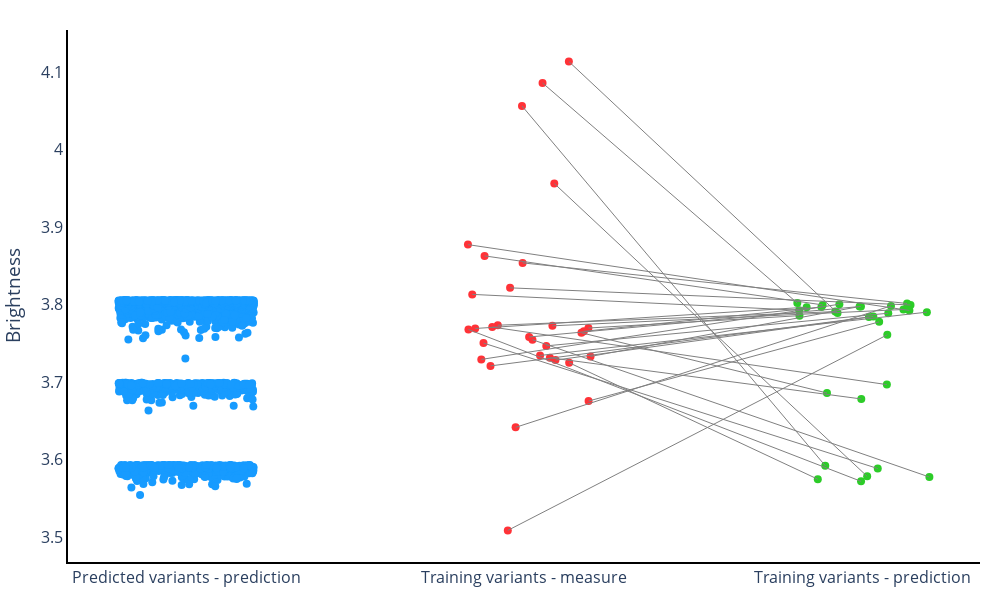

Here is the notebook cell this chart was saved with:
### Code cell
import pandas as pd
import plotly.graph_objects as go
import numpy as np

# Example DataFrame creation
df = merged

# Create a jitter function
def jitter(n, width=0.2):
    return np.random.uniform(-width, width, size=n)

# Filter rows where 'medianBrightness' is available
df_with_brightness = df.dropna(subset=['medianBrightness'])

# Create x-coordinates for the points with jitter
x_fitness_only_jitter = [1 + j for j in jitter(len(df[df['medianBrightness'].isna()]))]
x_median_brightness_jitter = [2 + j for j in jitter(len(df_with_brightness))]
x_fitness_with_brightness_jitter = [3 + j for j in jitter(len(df_with_brightness))]

# Create a Plotly graph object figure
fig = go.Figure()

# Define x-axis positions (columns) for each group
x_positions = [1, 2, 3]
x_labels = ['Predicted variants - prediction', 'Training variants - measure' , 'Training variants - prediction']

# Add Fitness values where 'medianBrightness' is not available (in blue)
for i, (x, fitness, mutation) in enumerate(zip(x_fitness_only_jitter, df[df['medianBrightness'].isna()]['Fitness'], df[df['medianBrightness'].isna()]['aaMutations_x'])):
    fig.add_trace(go.Scatter(
        x=[x],
        y=[fitness],
        mode='markers',
        marker=dict(color='#179bff', size=8),
        text=[mutation],  # Hover text
        hoverinfo='text+y',
        legendgroup='fitness_only',
        showlegend=False
    ))

# Add 'medianBrightness' values (in red)
for i, (x, mb, mutation) in enumerate(zip(x_median_brightness_jitter, df_with_brightness['medianBrightness'], df_with_brightness['aaMutations_x'])):
    fig.add_trace(go.Scatter(
        x=[x],
        y=[mb],
        mode='markers',
        marker=dict(color='#ff3237', size=8),
        text=[mutation],
        hoverinfo='text+y',
        legendgroup='median_brightness',
        showlegend=False
    ))

# Add Fitness values corresponding to 'medianBrightness' values (in green)
for i, (x, fitness, mutation) in enumerate(zip(x_fitness_with_brightness_jitter, df_with_brightness['Fitness'], df_with_brightness['aaMutations_x'])):
    fig.add_trace(go.Scatter(
        x=[x],
        y=[fitness],
        mode='markers',
        marker=dict(color='#2ccc28', size=8),
        text=[mutation],
        hoverinfo='text+y',
        legendgroup='fitness_with_brightness',
        showlegend=False
    ))

# Add lines connecting red and green dots correctly
for red_x, green_x, mb, fitness, mutation in zip(x_median_brightness_jitter, x_fitness_with_brightness_jitter, df_with_brightness['medianBrightness'], df_with_brightness['Fitness'], df_with_brightness['aaMutations_x']):
    fig.add_trace(go.Scatter(
        x=[red_x, green_x],
        y=[mb, fitness],
        mode='lines',
        line=dict(color='gray', width=1),
        hoverinfo='skip',
        legendgroup='lines',
        showlegend=False
    ))

# Update layout for a taller plot, add borders, remove the legend, and set x-axis labels
fig.update_layout(
    title="",
    xaxis=dict(
        tickvals=x_positions,
        ticktext=x_labels,
        showgrid=False,
        showticklabels=True,
        zeroline=False,
        showline=True,
        linewidth=2,
        linecolor='black'
    ),
    yaxis=dict(
        zeroline=False,
        showline=True,
        linewidth=2,
        linecolor='black'
    ),
    font=dict(
        size=16,  # Set the font size here
    ),
    yaxis_title="Brightness",
    plot_bgcolor='white',
    height=600,  # Set the height of the plot
    width=1000,
    margin=dict(l=20, r=20, t=30, b=20),  # Adjust margins to ensure borders are visible
    # paper_bgcolor="LightSteelBlue",  # Set background color of the paper (plot area)
    showlegend=False  # Hide the legend
)

# Show the figure
fig.show()
fig.write_html(working_folder+"\stripplot.html")
